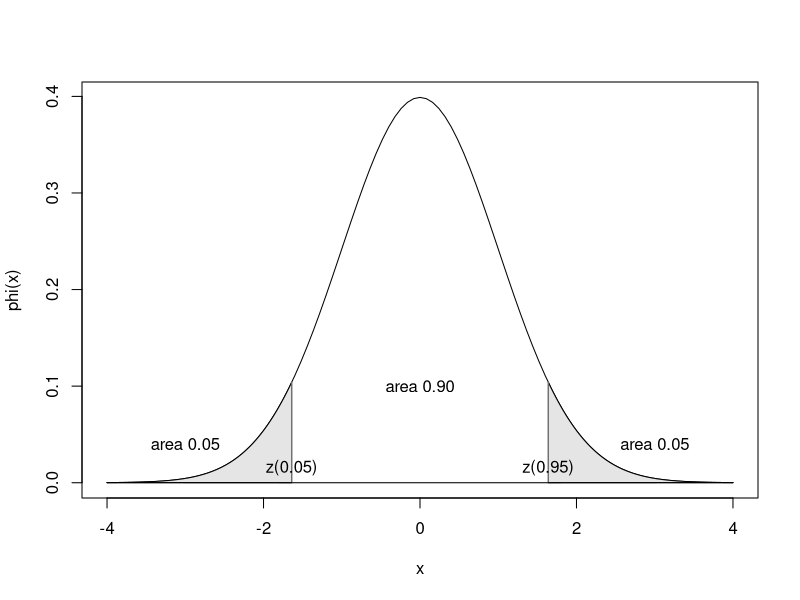

Source code (R):
postscript('normppoint.ps', width=6, height=6)

par(mfrow=c(1,1))

curve(dnorm, -4, 4, xlab='x', ylab='phi(x)')
polygon(c(seq(-4, -1.64, .02), -1.64), c(dnorm(seq(-4, -1.64, .02)), 0), col='grey90')
polygon(c(1.64, seq(1.64, 4, .02)), c(0, dnorm(seq(1.64, 4, .02))), col='grey90')
lines(c(1.64, 1.64), c(0, dnorm(1.64)), col='grey50')
lines(c(-1.64, -1.64), c(0, dnorm(-1.64)), col='grey50')
lines(c(-4, 4), c(0, 0))
text(-1.64,0,'z(0.05)', pos=3)
text(1.64,0,'z(0.95)', pos=3)
text(0, .1, 'area 0.90')
text(-3, .04, 'area 0.05')
text(3, .04, 'area 0.05')

dev.off()
